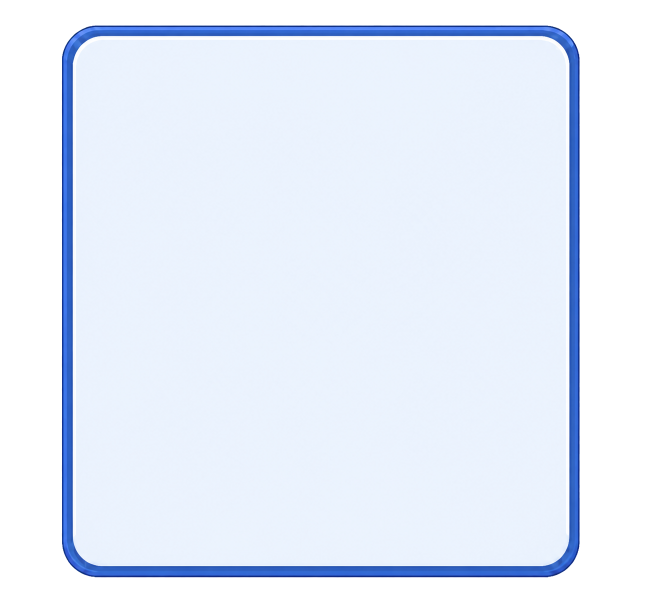
#> input picture art/production/ui/purchase_confirmation/2026-08-20_bundle_cutouts_v01/source/purchase_popup_shell_rgba_source_v01.png, 1297 x 1212 px (shown at 1/2 size)
$ python build_assets.py
#> lines starting #> are read from the running program, lines starting #| are printed output that depends on the picture; after the words box and inside, x2 and y2 are one past the last pixel; in counts of white or black regions, pixels touching at a corner belong together
from __future__ import annotations

from collections import deque
from pathlib import Path
from typing import Dict

import numpy as np
from PIL import Image, ImageDraw, ImageFilter, ImageFont


ROOT = Path(__file__).resolve().parent
SOURCE = ROOT / "source"
BACKPLATES = ROOT / "cutouts" / "backplates"
ICONS = ROOT / "cutouts" / "icons"
PREVIEWS = ROOT / "previews"
QA = ROOT / "qa"
PAD = 12


def components(image: Image.Image, threshold: int = 18) -> list[tuple[int, int, int, int]]:
    visible = np.asarray(image.convert("RGBA").getchannel("A")) > threshold
    h, w = visible.shape
    seen = np.zeros_like(visible, dtype=bool)
    found: list[tuple[int, int, int, int, int]] = []
    for y in range(h):
        for x in range(w):
            if not visible[y, x] or seen[y, x]:
                continue
            queue = deque([(x, y)])
            seen[y, x] = True
            xs: list[int] = []
            ys: list[int] = []
            while queue:
                px, py = queue.popleft()
                xs.append(px)
                ys.append(py)
                for ny in range(max(0, py - 1), min(h, py + 2)):
                    for nx in range(max(0, px - 1), min(w, px + 2)):
                        if visible[ny, nx] and not seen[ny, nx]:
                            seen[ny, nx] = True
                            queue.append((nx, ny))
            if len(xs) > 400:
                found.append((min(xs), min(ys), max(xs) + 1, max(ys) + 1, len(xs)))
    found.sort(key=lambda b: b[4], reverse=True)
    return [(a, b, c, d) for a, b, c, d, _ in found]


def trim(image: Image.Image, padding: int = PAD) -> Image.Image:
    rgba = image.convert("RGBA")
    box = rgba.getchannel("A").getbbox()
    if not box:
        raise ValueError("No visible pixels")
    return rgba.crop((max(0, box[0] - padding), max(0, box[1] - padding),
                      min(rgba.width, box[2] + padding), min(rgba.height, box[3] + padding)))


def remove_border_magenta(image: Image.Image) -> Image.Image:
    """Remove only magenta pixels connected to the outer border.

    The generic soft-key helper over-removed the warm-gold button interior.
    Border flood-fill avoids deleting non-background colors inside controls.
    """
    rgb = np.asarray(image.convert("RGB"), dtype=np.uint8)
    r = rgb[:, :, 0].astype(np.int16)
    g = rgb[:, :, 1].astype(np.int16)
    b = rgb[:, :, 2].astype(np.int16)
    candidate = (r > 205) & (b > 155) & (g < 125) & ((r - g) > 95) & ((b - g) > 70)
    h, w = candidate.shape
    background = np.zeros_like(candidate, dtype=bool)
    queue: deque[tuple[int, int]] = deque()
    for x in range(w):
        for y in (0, h - 1):
            if candidate[y, x] and not background[y, x]:
                background[y, x] = True
                queue.append((x, y))
    for y in range(h):
        for x in (0, w - 1):
            if candidate[y, x] and not background[y, x]:
                background[y, x] = True
                queue.append((x, y))
    while queue:
        x, y = queue.popleft()
        for ny in range(max(0, y - 1), min(h, y + 2)):
            for nx in range(max(0, x - 1), min(w, x + 2)):
                if candidate[ny, nx] and not background[ny, nx]:
                    background[ny, nx] = True
                    queue.append((nx, ny))
    alpha = np.where(background, 0, 255).astype(np.uint8)
    alpha = np.asarray(Image.fromarray(alpha, "L").filter(ImageFilter.MinFilter(3)).filter(ImageFilter.GaussianBlur(0.22)))
    rgba = image.convert("RGBA")
    rgba.putalpha(Image.fromarray(alpha.astype(np.uint8), "L"))
    return rgba


def shared_canvas(items: list[Image.Image], padding: int = PAD) -> list[Image.Image]:
    cropped = [trim(item, 0) for item in items]
    w = max(item.width for item in cropped) + padding * 2
    h = max(item.height for item in cropped) + padding * 2
    output = []
    for item in cropped:
        canvas = Image.new("RGBA", (w, h), (0, 0, 0, 0))
        canvas.alpha_composite(item, ((w - item.width) // 2, (h - item.height) // 2))
        output.append(canvas)
    return output


def create_dividers() -> Dict[str, Image.Image]:
    color = (164, 197, 237, 210)
    horizontal = Image.new("RGBA", (640, 28), (0, 0, 0, 0))
    draw = ImageDraw.Draw(horizontal)
    draw.rounded_rectangle((12, 12, 294, 15), radius=2, fill=color)
    draw.polygon([(320, 4), (330, 14), (320, 24), (310, 14)], fill=(185, 213, 247, 235))
    draw.polygon([(320, 8), (326, 14), (320, 20), (314, 14)], fill=(232, 243, 255, 245))
    draw.rounded_rectangle((346, 12, 628, 15), radius=2, fill=color)
    vertical = Image.new("RGBA", (28, 320), (0, 0, 0, 0))
    draw = ImageDraw.Draw(vertical)
    draw.rounded_rectangle((12, 8, 15, 312), radius=2, fill=color)
    return {
        "purchase_divider_horizontal_v01.png": horizontal,
        "purchase_divider_vertical_v01.png": vertical,
    }


def save_all(folder: Path, assets: Dict[str, Image.Image]) -> None:
    folder.mkdir(parents=True, exist_ok=True)
    for name, image in assets.items():
        image.save(folder / name, "PNG", optimize=True)


def contact_sheet(assets: Dict[str, Image.Image], bg: tuple[int, int, int], out: Path) -> None:
    tile_w, tile_h, cols = 420, 340, 4
    rows = (len(assets) + cols - 1) // cols
    sheet = Image.new("RGB", (tile_w * cols, tile_h * rows), bg)
    draw = ImageDraw.Draw(sheet)
    font = ImageFont.load_default()
    for i, (name, rgba) in enumerate(assets.items()):
        x0, y0 = (i % cols) * tile_w, (i // cols) * tile_h
        max_w, max_h = tile_w - 36, tile_h - 60
        scale = min(max_w / rgba.width, max_h / rgba.height, 1.0)
        shown = rgba if scale >= 1 else rgba.resize((round(rgba.width * scale), round(rgba.height * scale)), Image.Resampling.LANCZOS)
        tile = Image.new("RGBA", shown.size, (*bg, 255))
        tile.alpha_composite(shown)
        sheet.paste(tile.convert("RGB"), (x0 + (tile_w - shown.width) // 2, y0 + 6 + (max_h - shown.height) // 2))
        ink = (24, 24, 30) if sum(bg) > 300 else (232, 232, 238)
        draw.text((x0 + 8, y0 + tile_h - 34), f"{name} {rgba.width}x{rgba.height}", fill=ink, font=font)
    out.parent.mkdir(parents=True, exist_ok=True)
    sheet.save(out, "PNG", optimize=True)


def icon_96_qa(icons: Dict[str, Image.Image], out: Path) -> None:
    tile_w, tile_h = 200, 132
    sheet = Image.new("RGB", (tile_w * len(icons), tile_h), (188, 191, 198))
    draw = ImageDraw.Draw(sheet)
    font = ImageFont.load_default()
    for i, (name, rgba) in enumerate(icons.items()):
        box = rgba.getchannel("A").getbbox()
        item = rgba.crop(box) if box else rgba
        scale = min(96 / item.width, 96 / item.height)
        item = item.resize((round(item.width * scale), round(item.height * scale)), Image.Resampling.LANCZOS)
        tile = Image.new("RGBA", item.size, (188, 191, 198, 255))
        tile.alpha_composite(item)
        sheet.paste(tile.convert("RGB"), (i * tile_w + (tile_w - item.width) // 2, 2 + (100 - item.height) // 2))
        draw.text((i * tile_w + 6, 108), name, fill=(24, 24, 30), font=font)
    sheet.save(out, "PNG", optimize=True)


def main() -> None:
    shell_source = Image.open(SOURCE / "purchase_popup_shell_rgba_source_v01.png").convert("RGBA")
#> shell_source is the input picture: PIL image 1297x1212 RGBA; mean R, G, B, A 159.4, 167.2, 180.2, 184.5
    controls_source = remove_border_magenta(Image.open(ROOT / "chroma" / "purchase_controls_magenta_v01.png"))
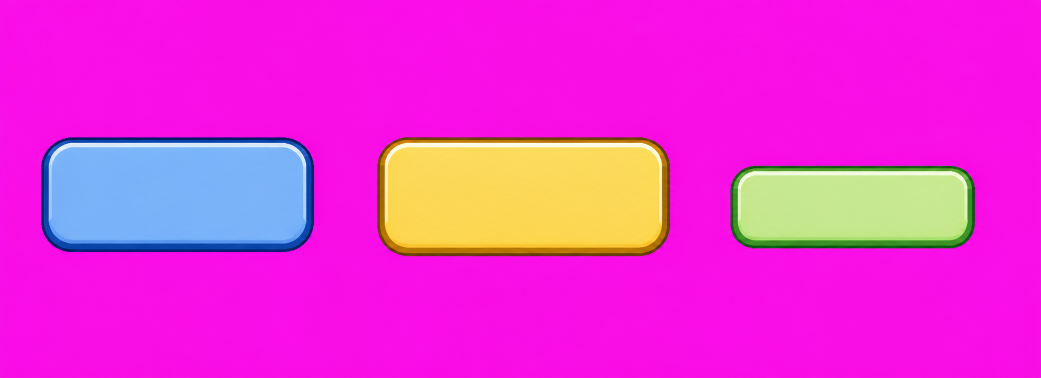
#> input picture art/production/ui/purchase_confirmation/2026-08-20_bundle_cutouts_v01/chroma/purchase_controls_magenta_v01.png, 2081 x 755 px (shown at 1/2 size)
#> in remove_border_magenta, rgb is the input picture: shape (755, 2081, 3); mean R, G, B 232.7, 50.8, 212
#> in remove_border_magenta, `candidate = (r > 205) & (b > 155) & (g < 125) & ((r - g) > 95) & ((b -..`:
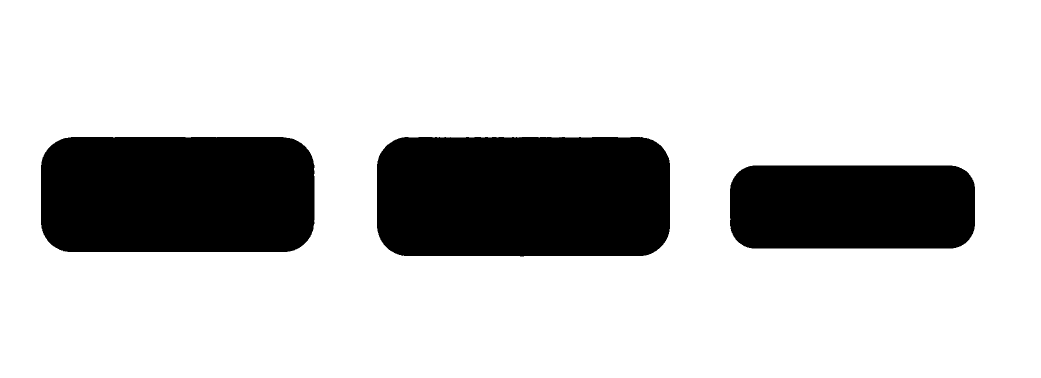
#> candidate: shape (755, 2081) bool (shown at 1/2 size); 78.5% white; 3 black regions, box (x1, y1, x2, y2) and area: (754, 274, 1340, 513) 135953, (82, 274, 629, 504) 122372, (1460, 331, 1950, 497) 79140
#> after the loop in remove_border_magenta, `for x in range(w):`: background: shape (755, 2081) bool; 0.26% white in thin lines or dots
#> after the loop in remove_border_magenta, `for y in range(h):`:
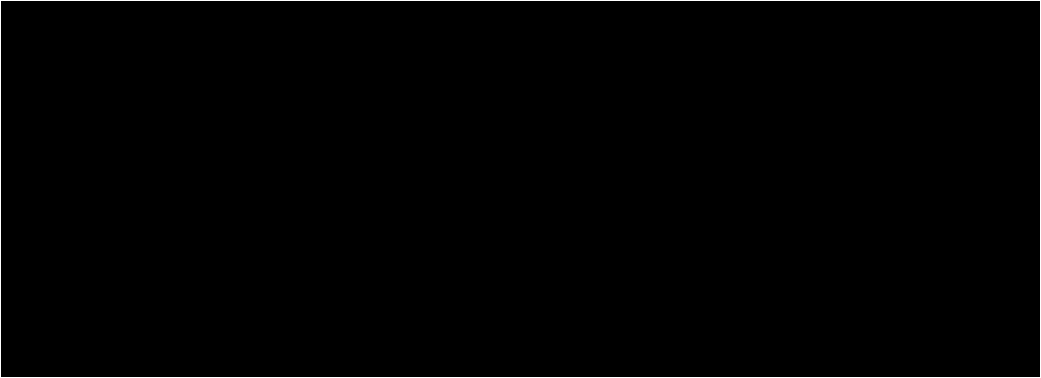
#> background: shape (755, 2081) bool (shown at 1/2 size); 0.36% white in thin lines or dots
    shell_boxes = components(shell_source)
#> in components, `visible = np.asarray(image.convert("RGBA").getchannel("A")) > threshold`:
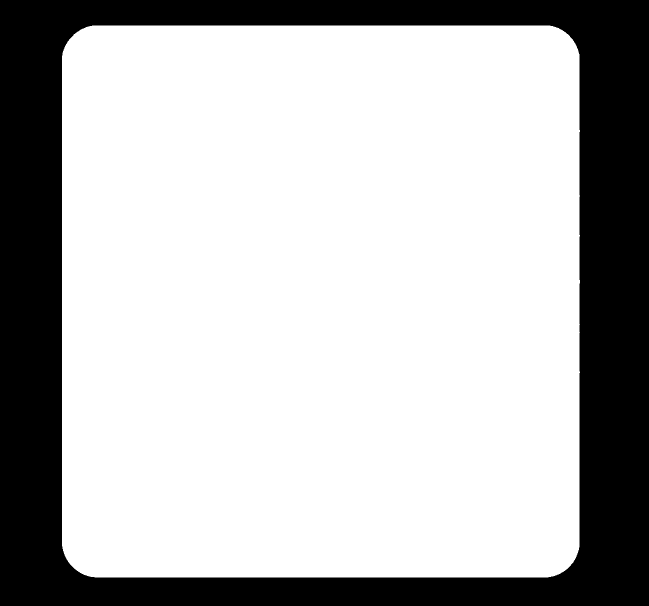
#> visible: shape (1212, 1297) bool (shown at 1/2 size); 72.4% white; 1 black region, box (x1, y1, x2, y2) and area: (0, 0, 1297, 1212) 433580
#> shell_boxes = [(124, 51, 1160, 1155)]
    if not shell_boxes:
        raise ValueError("Shell component missing")
    shell = trim(shell_source.crop(shell_boxes[0]))
#> in trim, `box = rgba.getchannel("A").getbbox()`: box = (0, 0, 1036, 1104)
    control_boxes = sorted(components(controls_source)[:3], key=lambda box: box[0])
#> in components (call 2), `visible = np.asarray(image.convert("RGBA").getchannel("A")) > threshold`: visible: shape (755, 2081) bool; 21.2% white; 3 white regions, box (x1, y1, x2, y2) and area: (755, 275, 1339, 512) 134263, (83, 275, 628, 503) 120807, (1461, 332, 1949, 496) 77828
#> control_boxes = [(83, 275, 628, 503), (755, 275, 1339, 512), (1461, 332, 1949, 496)]
    if len(control_boxes) != 3:
        raise ValueError(f"Expected 3 controls, got {len(control_boxes)}")
    controls = [trim(controls_source.crop(box), 0) for box in control_boxes]
#> call 4 of trim, with padding = 0
#> in trim (call 4), `rgba = image.convert("RGBA")`:
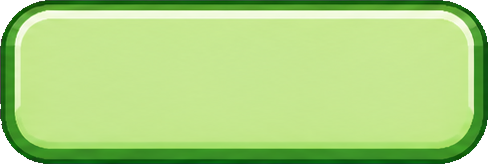
#> rgba: PIL image 488x164 RGBA; mean R, G, B, A 171.1, 206.4, 125.9, 247.9; transparent parts drawn white
#> in trim (call 4), `box = rgba.getchannel("A").getbbox()`: box = (0, 0, 488, 164)
#> controls = 3 items
    cancel, confirm = shared_canvas(controls[:2])
#> in shared_canvas, `cropped = [trim(item, 0) for item in items]`: cropped = 2 items
#> in shared_canvas, `w = max(item.width for item in cropped) + padding * 2`: w = 608
#> in shared_canvas, `h = max(item.height for item in cropped) + padding * 2`: h = 261
#> the loop in shared_canvas, `for item in cropped:` made 2 passes
#> after the loop in shared_canvas, `for item in cropped:`:
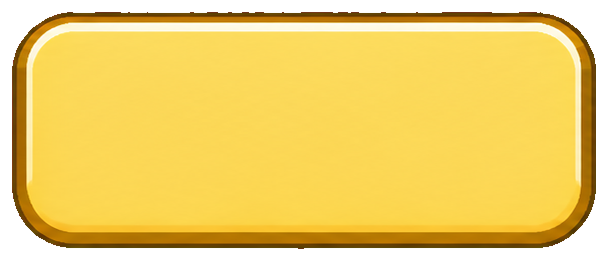
#> canvas: PIL image 608x261 RGBA; mean R, G, B, A 201.4, 169.1, 67.1, 215.7; transparent parts drawn white
#> after the loop in shared_canvas, `for item in cropped:`: output = 2 items
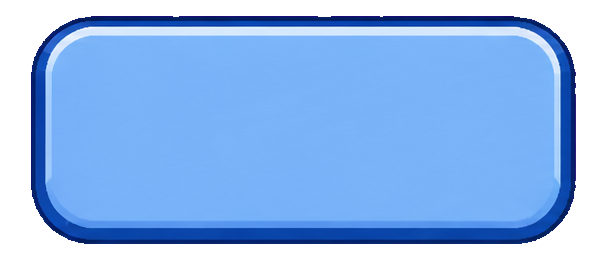
#> cancel: PIL image 608x261 RGBA; mean R, G, B, A 81.7, 122.5, 177, 194.1; transparent parts drawn white
    status = trim(controls[2])
    backplates: Dict[str, Image.Image] = {
        "purchase_popup_shell_fixed_v01.png": shell,
        "purchase_button_cancel_default_v01.png": cancel,
        "purchase_button_confirm_default_v01.png": confirm,
        "purchase_status_tag_permanent_v01.png": status,
        **create_dividers(),
    }
#> in create_dividers, `horizontal = Image.new("RGBA", (640, 28), (0, 0, 0, 0))`: horizontal: PIL image 640x28 RGBA; every value is 0
#> in create_dividers, `vertical = Image.new("RGBA", (28, 320), (0, 0, 0, 0))`: vertical: PIL image 28x320 RGBA; every value is 0
    icon_source_root = ROOT.parent.parent / "benefits_popup" / "2026-08-16_program_composition_cutouts_v01" / "cutouts" / "icons"
    icons = {
#> (the run stopped early here; a loop or call above may not have finished)
